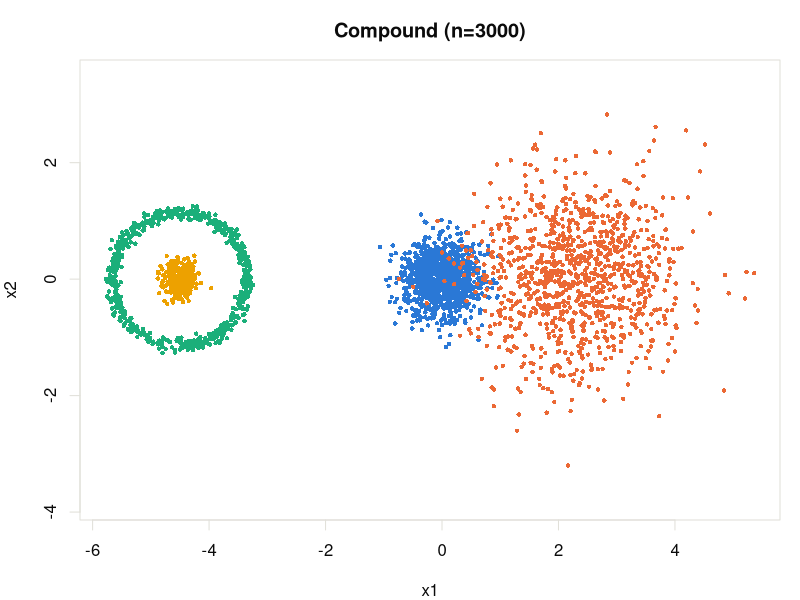

Generate this figure with R:
# 05_compound_sim.R
#
# "Compound" example (touching clusters of different density + a ring
# enclosing a small blob), scaled to n=3000 total, preserving the
# original 400:400:250:120 ratio as closely as integer counts allow.
# Same seed and distributional parameters as examples/09_compound.R,
# except the blob enclosed within the left-hand ring is now more
# tightly concentrated (sd 0.32 -> 0.15).
#
# set.seed(9) below is the EXACT seed used for the data already analyzed --
# keep it unchanged to reproduce the same points.

set.seed(9)

# ---- categorical palette (validated, see dataviz skill reference) ----
palette_cat <- c("#2a78d6", "#eb6834", "#1baf7a", "#eda100",
                  "#e87ba4", "#008300", "#4a3aa7", "#e34948")
noise_color <- "#898781"
surface_col <- "white"
grid_col    <- "#e1e0d9"
ink_col     <- "#0b0b0b"
point_colors <- function(labels) {
  ifelse(labels < 0, noise_color, palette_cat[(labels %% length(palette_cat)) + 1])
}

# ---- counts, scaled from 400:400:250:120 (orig total 1170) to sum to 3000 ----
n_dense  <- 1025
n_sparse <- 1026
n_ring   <- 641
n_blob   <- 308
stopifnot(n_dense + n_sparse + n_ring + n_blob == 3000)

# ---- generate data ----
dense <- cbind(rnorm(n_dense, 0, 0.35), rnorm(n_dense, 0, 0.35))
sparse <- cbind(rnorm(n_sparse, 2.3, 0.9), rnorm(n_sparse, 0, 0.9))

theta <- runif(n_ring, 0, 2 * pi)
ring <- cbind(1.15 * cos(theta), 1.15 * sin(theta)) +
  matrix(rnorm(2 * n_ring, 0, 0.06), ncol = 2)
ring <- sweep(ring, 2, c(-4.5, 0), `+`)

blob <- cbind(rnorm(n_blob, -4.5, 0.15), rnorm(n_blob, 0, 0.15))

X <- rbind(dense, sparse, ring, blob)
y <- c(rep(0, n_dense), rep(1, n_sparse), rep(2, n_ring), rep(3, n_blob))

saveRDS(list(X = X, y = y, n_dense = n_dense, n_sparse = n_sparse,
             n_ring = n_ring, n_blob = n_blob),
        "compound_3000.rds")

# ---- plain tabular export (space-delimited text) ----
out_df <- data.frame(x1 = X[, 1], x2 = X[, 2], y = y)
write.table(out_df, "compound_3000.txt", sep = " ", row.names = FALSE, quote = FALSE)

cat(sprintf("n=%d  (dense=%d, sparse=%d, ring=%d, blob=%d)\n",
            nrow(X), n_dense, n_sparse, n_ring, n_blob))

# ---- plot the ground truth ----
png("compound_3000.png", width = 1600, height = 1400, res = 220, bg = surface_col)
par(bg = surface_col, col.axis = ink_col, col.lab = ink_col, col.main = ink_col,
    fg = grid_col, mar = c(4, 4, 3, 1))
plot(X, col = point_colors(y), pch = 16, cex = 0.6,
     main = "Compound (n=3000)", xlab = "x1", ylab = "x2", asp = 1)
dev.off()
